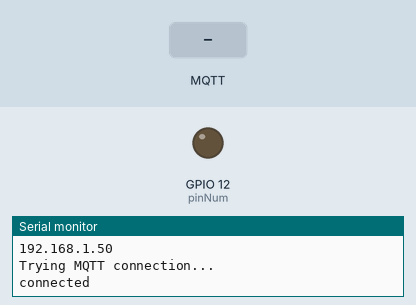
A sketch run on a simulated ESP8266 (NodeMCU). On the bench: output pins drawn as LEDs (lit = HIGH), the last lines printed to the serial monitor. The test bench sets the inputs (shaded band). WiFi joins after 1.5 s; servers stay silent unless stated; no MQTT or app messages arrive unless stated.

Above: at 2.7 s.
2.8 s: MQTT message "1" arrives on the first subscribed topic
At 3.5 s:
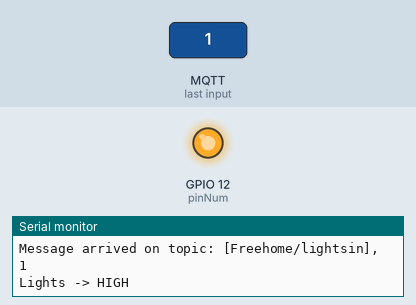
4.3 s: MQTT message "SMG92" arrives on the first subscribed topic
5.8 s: MQTT message "txtb5270" arrives on the first subscribed topic
Timing chart, 0 to 8.8 s (numbered marks = the images above; inputs shaded):
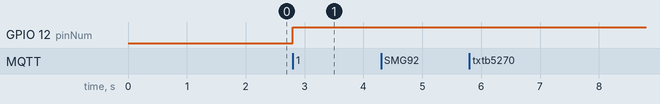

The sketch:

mqtt_aug27a.ino
```cpp
#include <ESP8266WiFi.h>
#include <PubSubClient.h>


const char* ssid = "TELUS2260";
const char* password = "2sc72yu6c2";
//const char* ssid = "SMG92";
//const char* password = "txtb5270";


const char* mqtt_server = "broker.hivemq.com"; //musquitto: "37.187.106.16";
const char* clientID = "NodeMCUHome";

const char* outTopic = "Freehome/lightsout";
const char* inTopic = "Freehome/lightsin";
int pinNum = 12;

// To connect to wifi
WiFiClient espClient;
// To connect to mqtt server
PubSubClient client(espClient);

void setup_wifi() {

  delay(10);
  // We start by connecting to a WiFi network
  Serial.println();
  Serial.print("Connecting to ");
  Serial.println(ssid);

  WiFi.begin(ssid, password);

  while (WiFi.status() != WL_CONNECTED) {
    delay(500);
    Serial.print(".");
  }
  Serial.println();
  Serial.println("Status: WiFi connected");
  Serial.println("IP address: ");
  Serial.println(WiFi.localIP());
}

void reconnect() {
   // Loop until we're reconnected
  while (!client.connected()) {
    Serial.println("Trying MQTT connection...");
    // Attempt to connect
    if (client.connect(clientID)) {
      Serial.println("connected");
      // Once connected, publish an announcement...

      //PUBLISH the outtopic to tell that we are connected
      client.publish(outTopic, "0");

      //Listen to inTopic for updates
      client.subscribe(inTopic);
    } else {
      Serial.print("failed, rc=");
      Serial.print(client.state());
      Serial.println(" try again in 5 seconds");

      delay(5000);

    }
  }

}

void callback(char* topic, byte* payload, unsigned int length) {
  // Conver the incoming byte array to a string
  payload[length] = '\0'; // Null terminator used to terminate the char array
  String message = (char*)payload;

  Serial.print("Message arrived on topic: [");
  Serial.print(topic);
  Serial.print("], ");
  Serial.println(message);
 // MQTT message received, write functionality here
 if ((char)payload[0] == '0') {
    digitalWrite(pinNum, LOW);   // Turn the LED on (Note that LOW is the voltage level
    Serial.println("Lights -> LOW");
  } else if ((char)payload[0] == '1') {
    digitalWrite(pinNum, HIGH);  // Turn the LED off by making the voltage HIGH
    Serial.println("Lights -> HIGH");
  }

}

void setup() {
  // put your setup code here, to run once:
 Serial.begin(9600);
 pinMode(pinNum, OUTPUT);
 //WIFI
  setup_wifi();
//MQTT server
  client.setServer(mqtt_server, 1883); //1883 unencrypted
  client.setCallback(callback); // this function will be called when msg arrives
}


void loop() {
  // put your main code here, to run repeatedly:
  //Serial.println(WiFi.localIP());
if(1)
{
  if (!client.connected()) {
    reconnect();
  }
  client.loop();
}
}
```

Measured:
- after the input at 2.8 s, GPIO 12 (pinNum): LOW → HIGH at once
